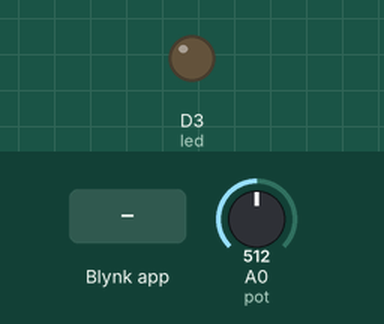
Simulated run of this sketch. Board: ESP8266 (NodeMCU). Parts: output pins drawn as LEDs (lit = HIGH). The inputs (shaded band) are chosen by the test bench; at power-on: A0 (pot) = 512. WiFi joins after 1.5 s; servers stay silent unless stated.

Above: at 3.0 s.
3.1 s: Blynk app writes 1 to V1
At 4.3 s:
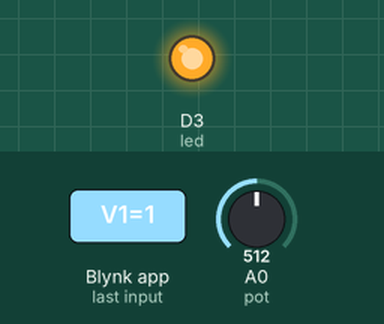
5.3 s: Blynk app writes 0 to V1
At 7.0 s:
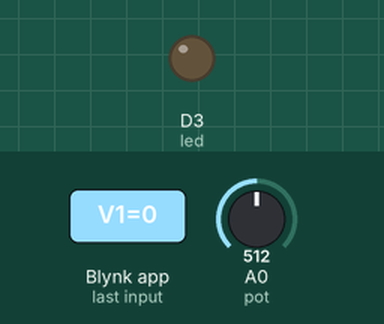
7.3 s: Blynk app writes 200 to V1
At 8.7 s:
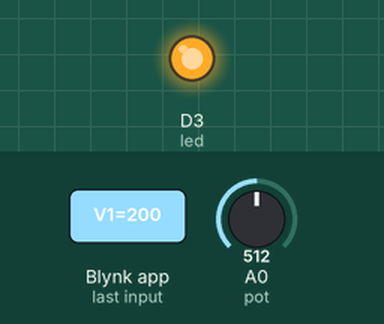
Timing chart, 0 to 10.3 s (numbered marks = the images above; inputs shaded):
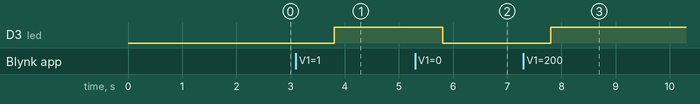

Measured:
- after the input at 3.1 s, D3 (led): LOW → HIGH after 0.71 s
- after the input at 5.3 s, D3 (led): HIGH → LOW after 0.51 s
- after the input at 7.3 s, D3 (led): LOW → HIGH after 0.51 s

The sketch:

Getting_started_with_blynk.ino
```cpp
#define BLYNK_TEMPLATE_ID "TMPL6-vecMc1N"
#define BLYNK_TEMPLATE_NAME "Getting started with Blynk V2"
#define BLYNK_AUTH_TOKEN "wno7Mrhl8CvE-l9cOe-Mv94T8SXoDW_Q"

#include <ESP8266WiFi.h>
#include <WiFiClient.h>
#include <BlynkSimpleEsp8266.h>

char auth[] = BLYNK_AUTH_TOKEN;
int pot=A0;
int led=D3;
// Your WiFi credentials.
// Set password to "" for open networks.
char ssid[] = "theinfoflux";
char pass[] = "12345678";


void setup()
{

  // Debug console
  Serial.begin(115200);
 pinMode(pot,INPUT);
 pinMode(led,OUTPUT);
  Blynk.begin(auth, ssid, pass);

}

void loop()
{
  Blynk.run();
  int  potvalue=analogRead(pot);
  Blynk.virtualWrite(V0,potvalue);
 delay(1000);
}

BLYNK_WRITE(V1)
{
  int pinValue=param.asInt();
  digitalWrite(led,pinValue);
  }
```
